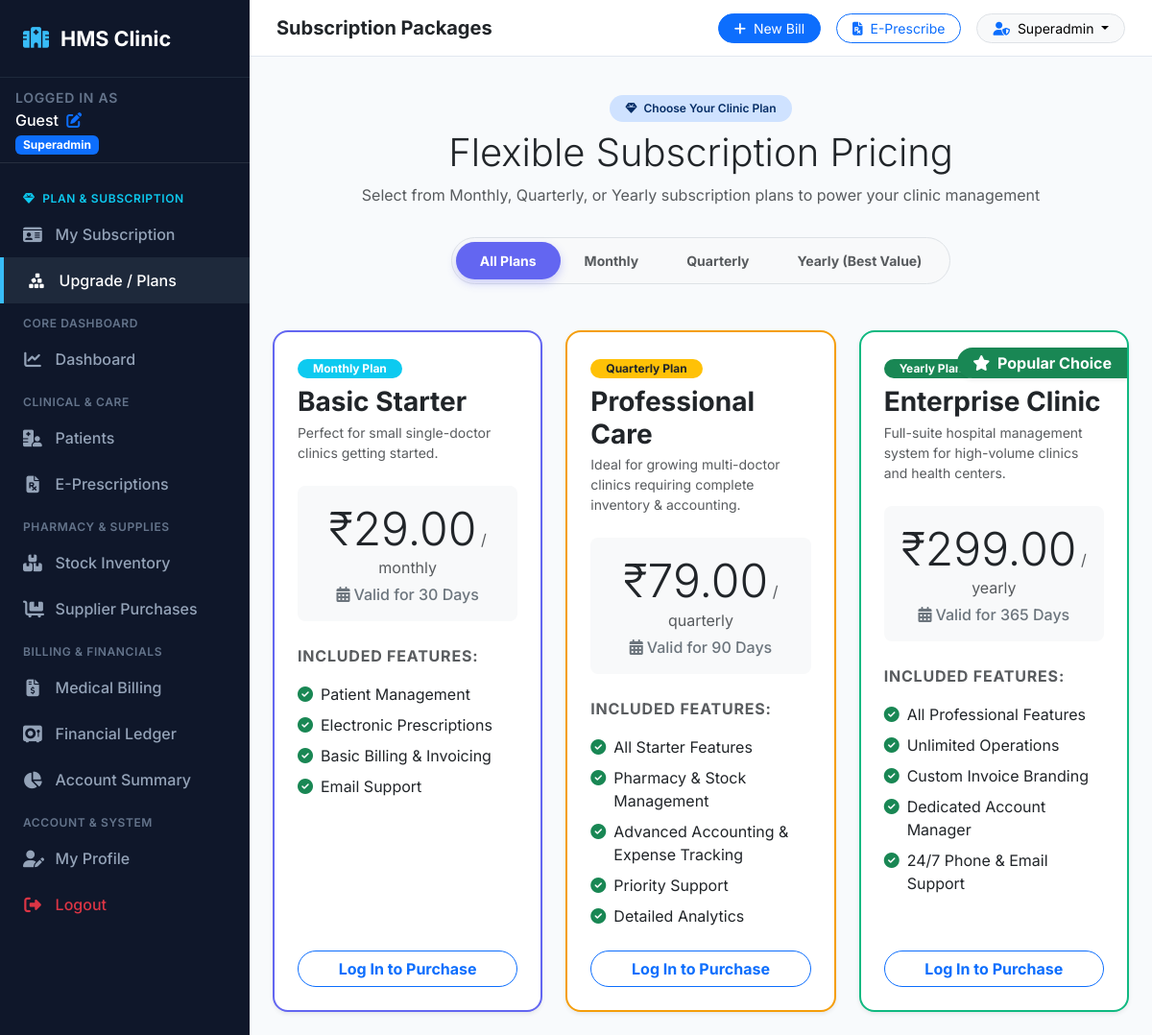
/subscription/plans, run on the app's committed database.
### models.py (models this page shows)
class SubscriptionPackage(db.Model):
    __tablename__ = 'subscription_packages'
    id = db.Column(db.Integer, primary_key=True)
    name = db.Column(db.String(100), nullable=False)
    billing_cycle = db.Column(db.String(20), nullable=False, default='Monthly') # Monthly, Quarterly, Yearly
    price = db.Column(db.Float, nullable=False, default=0.0)
    duration_days = db.Column(db.Integer, nullable=False, default=30) # 30 for Monthly, 90 for Quarterly, 365 for Yearly
    description = db.Column(db.Text, nullable=True)
    features = db.Column(db.Text, nullable=True)
    is_active = db.Column(db.Boolean, default=True)
    created_at = db.Column(db.DateTime, default=datetime.utcnow)
    subscriptions = db.relationship('Subscription', backref='package', lazy=True)

### app.py (the view)
@app.route('/subscription/plans')
def plans_list():
    packages = SubscriptionPackage.query.filter_by(is_active=True).all()
    monthly_packages = [p for p in packages if p.billing_cycle == 'Monthly']
    quarterly_packages = [p for p in packages if p.billing_cycle == 'Quarterly']
    yearly_packages = [p for p in packages if p.billing_cycle == 'Yearly']
    return render_template(
        'subscription/plans.html',
        packages=packages,
        monthly_packages=monthly_packages,
        quarterly_packages=quarterly_packages,
        yearly_packages=yearly_packages
    )

### templates/subscription/plans.html (shortened to what this page needs)
{% extends "base.html" %}
{% block header_title %}Subscription Packages{% endblock %}
{% block content %}
<div class="text-center max-w-2xl mx-auto mb-5">
    <span class="badge bg-primary-subtle text-primary-emphasis rounded-pill px-3 py-2 fw-semibold mb-2">
        <i class="fa-solid fa-gem me-1"></i> Choose Your Clinic Plan
    </span>
    <h2 class="fw-extrabold text-dark display-6">Flexible Subscription Pricing</h2>
    <p class="text-muted">Select from Monthly, Quarterly, or Yearly subscription plans to power your clinic management</p>
    <div class="d-inline-flex p-1 bg-light rounded-pill border mt-3">
        <button type="button" class="btn btn-sm rounded-pill px-4 py-2 fw-bold active-tab-btn" id="btnAll" onclick="filterPlans('all')">All Plans</button>
        <button type="button" class="btn btn-sm rounded-pill px-4 py-2 fw-bold text-muted" id="btnMonthly" onclick="filterPlans('Monthly')">Monthly</button>
        <button type="button" class="btn btn-sm rounded-pill px-4 py-2 fw-bold text-muted" id="btnQuarterly" onclick="filterPlans('Quarterly')">Quarterly</button>
        <button type="button" class="btn btn-sm rounded-pill px-4 py-2 fw-bold text-muted" id="btnYearly" onclick="filterPlans('Yearly')">Yearly (Best Value)</button>
    </div>
</div>
{% if packages %}
<div class="row g-4 justify-content-center">
    {% for pkg in packages %}
    <div class="col-lg-4 col-md-6 plan-card-item" data-cycle="{{ pkg.billing_cycle }}">
        <div class="card border-0 shadow-sm rounded-4 h-100 position-relative overflow-hidden hover-shadow-lg transition-all" style="border: 2px solid {% if pkg.billing_cycle == 'Yearly' %}#10b981{% elif pkg.billing_cycle == 'Quarterly' %}#f59e0b{% else %}#6366f1{% endif %} !important;">
            {% if pkg.billing_cycle == 'Yearly' %}
            <div class="position-absolute top-0 end-0 bg-success text-white px-3 py-1 fs-8 fw-bold rounded-start-pill shadow-sm mt-3">
                <i class="fa-solid fa-star me-1"></i> Popular Choice
            </div>
            {% endif %}
            <div class="card-body p-4 d-flex flex-column justify-content-between">
                <div>
                    <span class="badge {% if pkg.billing_cycle == 'Monthly' %}bg-info{% elif pkg.billing_cycle == 'Quarterly' %}bg-warning text-dark{% else %}bg-success{% endif %} rounded-pill px-3 py-1 mb-2">
                        {{ pkg.billing_cycle }} Plan
                    </span>
                    <h3 class="fw-bold text-dark mb-1">{{ pkg.name }}</h3>
                    <p class="text-muted small">{{ pkg.description or 'Comprehensive clinic management features.' }}</p>
                    <div class="my-4 p-3 rounded-3 bg-light text-center">
                        <span class="display-5 fw-extrabold text-dark">₹{{ "%.2f"|format(pkg.price) }}</span>
                        <span class="text-muted fs-7">/ {{ pkg.billing_cycle|lower }}</span>
                        <div class="fs-8 text-secondary mt-1 fw-medium"><i class="fa-solid fa-calendar-days me-1"></i>Valid for {{ pkg.duration_days }} Days</div>
                    </div>
                    <div class="mb-4">
                        <div class="fw-bold text-uppercase fs-8 text-muted mb-3" style="letter-spacing: 0.05em;">Included Features:</div>
                        <ul class="list-unstyled mb-0">
                            {% for feature in pkg.features.split(',') if pkg.features %}
                            <li class="mb-2 d-flex align-items-start gap-2 fs-7 text-dark">
                                <i class="fa-solid fa-circle-check text-success mt-1"></i>
                                <span>{{ feature.strip() }}</span>
                            </li>
                            {% else %}
                            <li class="text-muted fs-7 italic">All standard HMS features included.</li>
                            {% endfor %}
                        </ul>
                    </div>
                </div>
                <div>
                    {% if current_user.is_authenticated %}
                        <a href="{{ url_for('subscription_checkout', package_id=pkg.id) }}" class="btn btn-primary rounded-pill w-100 py-2.5 fw-bold shadow-sm">
                            <i class="fa-solid fa-credit-card me-1"></i> Request & Pay Plan
                        </a>
                    {% else %}
                        <a href="{{ url_for('login') }}" class="btn btn-outline-primary rounded-pill w-100 py-2.5 fw-bold">
                            Log In to Purchase
                        </a>
                    {% endif %}
                </div>
            </div>
        </div>
    </div>
    {% endfor %}
</div>
{% else %}
<div class="text-center py-5 text-muted">
    <i class="fa-solid fa-box-open fs-1 mb-3 opacity-50"></i>
    <h4>No Subscription Packages Available</h4>
    <p>Please check back later or contact the Super Admin.</p>
</div>
{% endif %}
{% endblock %}

### templates/base.html (shortened to what this page needs)
<!DOCTYPE html>
<html lang="en">
<head>
    <link href="https://cdn.jsdelivr.net/npm/bootstrap@5.3.2/dist/css/bootstrap.min.css" rel="stylesheet">
    <link rel="stylesheet" href="https://cdnjs.cloudflare.com/ajax/libs/font-awesome/6.4.2/css/all.min.css">
    <link rel="stylesheet" href="{{ url_for('static', filename='css/style.css') }}">
</head>
<body>
    <div class="app-wrapper">
        <aside class="sidebar no-print">
            <div class="sidebar-brand">
                <i class="fa-solid fa-hospital"></i>
                <span>HMS Clinic</span>
            </div>
            <a href="{{ url_for('profile') }}" class="d-block text-decoration-none px-3 py-2 text-muted fs-7 border-bottom border-secondary border-opacity-25" title="Click to Edit Profile">
                <small class="text-uppercase text-xs fw-semibold" style="letter-spacing:0.05em; color: #64748b;">Logged in as</small>
                <div class="text-white fw-medium text-truncate">{{ current_user.full_name if current_user and current_user.is_authenticated else 'Guest' }} <i class="fa-solid fa-pen-to-square ms-1 text-primary fs-8"></i></div>
                <span class="badge bg-primary fs-8 py-1 px-2 mt-1">{{ current_user.role|capitalize if current_user and current_user.is_authenticated else 'Superadmin' }}</span>
            </a>
            <ul class="sidebar-menu">
                {% if current_user and current_user.is_superadmin %}
                <li class="sidebar-heading text-warning"><i class="fa-solid fa-crown me-1"></i> Super Admin Portal</li>
                <li>
                    <a href="{{ url_for('superadmin_dashboard') }}" class="sidebar-link {% if request.endpoint == 'superadmin_dashboard' %}active{% endif %}">
                        <i class="fa-solid fa-gauge-high"></i>
                        <span>SaaS Dashboard</span>
                    </a>
                </li>
                <li>
                    <a href="{{ url_for('superadmin_packages') }}" class="sidebar-link {% if 'superadmin_package' in request.endpoint %}active{% endif %}">
                        <i class="fa-solid fa-box-archive"></i>
                        <span>Manage Packages</span>
                    </a>
                </li>
                <li>
                    <a href="{{ url_for('superadmin_subscriptions') }}" class="sidebar-link {% if 'superadmin_subscription' in request.endpoint %}active{% endif %}">
                        <i class="fa-solid fa-file-signature"></i>
                        <span>Subscription Requests</span>
                    </a>
                </li>
                <li>
                    <a href="{{ url_for('superadmin_users') }}" class="sidebar-link {% if 'superadmin_user' in request.endpoint %}active{% endif %}">
                        <i class="fa-solid fa-users-gear"></i>
                        <span>Manage Clinic Accounts</span>
                    </a>
                </li>
                {% else %}
                <li class="sidebar-heading text-info"><i class="fa-solid fa-gem me-1"></i> Plan & Subscription</li>
                <li>
                    <a href="{{ url_for('my_subscription_plan') }}" class="sidebar-link {% if request.endpoint == 'my_subscription_plan' %}active{% endif %}">
                        <i class="fa-solid fa-id-card"></i>
                        <span>My Subscription</span>
                    </a>
                </li>
                <li>
                    <a href="{{ url_for('plans_list') }}" class="sidebar-link {% if request.endpoint == 'plans_list' %}active{% endif %}">
                        <i class="fa-solid fa-cubes-stacked"></i>
                        <span>Upgrade / Plans</span>
                    </a>
                </li>
                <li class="sidebar-heading">Core Dashboard</li>
                <li>
                    <a href="{{ url_for('dashboard') }}" class="sidebar-link {% if request.endpoint == 'dashboard' %}active{% endif %}">
                        <i class="fa-solid fa-chart-line"></i>
                        <span>Dashboard</span>
                    </a>
                </li>
                <li class="sidebar-heading">Clinical & Care</li>
                <li>
                    <a href="{{ url_for('patients_list') }}" class="sidebar-link {% if 'patient' in request.endpoint %}active{% endif %}">
                        <i class="fa-solid fa-hospital-user"></i>
                        <span>Patients</span>
                    </a>
                </li>
                <li>
                    <a href="{{ url_for('prescriptions_list') }}" class="sidebar-link {% if 'prescription' in request.endpoint %}active{% endif %}">
                        <i class="fa-solid fa-file-prescription"></i>
                        <span>E-Prescriptions</span>
                    </a>
                </li>
                <li class="sidebar-heading">Pharmacy & Supplies</li>
                <li>
                    <a href="{{ url_for('stock_list') }}" class="sidebar-link {% if 'stock' in request.endpoint %}active{% endif %}">
                        <i class="fa-solid fa-boxes-stacked"></i>
                        <span>Stock Inventory</span>
                    </a>
                </li>
                <li>
                    <a href="{{ url_for('purchases_list') }}" class="sidebar-link {% if 'purchases' in request.endpoint %}active{% endif %}">
                        <i class="fa-solid fa-cart-flatbed"></i>
                        <span>Supplier Purchases</span>
                    </a>
                </li>
                <li class="sidebar-heading">Billing & Financials</li>
                <li>
                    <a href="{{ url_for('billing_list') }}" class="sidebar-link {% if 'billing' in request.endpoint %}active{% endif %}">
                        <i class="fa-solid fa-file-invoice-dollar"></i>
                        <span>Medical Billing</span>
                    </a>
                </li>
                <li>
                    <a href="{{ url_for('accounts_list') }}" class="sidebar-link {% if request.endpoint == 'accounts_list' %}active{% endif %}">
                        <i class="fa-solid fa-vault"></i>
                        <span>Financial Ledger</span>
                    </a>
                </li>
                <li>
                    <a href="{{ url_for('accounts_summary') }}" class="sidebar-link {% if request.endpoint == 'accounts_summary' %}active{% endif %}">
                        <i class="fa-solid fa-pie-chart"></i>
                        <span>Account Summary</span>
                    </a>
                </li>
                {% endif %}
                <li class="sidebar-heading">Account & System</li>
                <li>
                    <a href="{{ url_for('profile') }}" class="sidebar-link {% if request.endpoint == 'profile' %}active{% endif %}">
                        <i class="fa-solid fa-user-pen"></i>
                        <span>My Profile</span>
                    </a>
                </li>
                <li>
                    <a href="{{ url_for('logout') }}" class="sidebar-link text-danger">
                        <i class="fa-solid fa-right-from-bracket"></i>
                        <span>Logout</span>
                    </a>
                </li>
            </ul>
        </aside>
        <main class="main-content">
            <header class="top-navbar no-print">
                <div class="d-flex align-items-center gap-3">
                    <h5 class="m-0 fw-bold text-dark">{% block header_title %}Hospital Management System{% endblock %}</h5>
                </div>
                <div class="d-flex align-items-center gap-3">
                    {% if current_user and current_user.is_superadmin %}
                    <a href="{{ url_for('superadmin_package_create') }}" class="btn btn-warning btn-sm rounded-pill px-3 text-dark fw-bold">
                        <i class="fa-solid fa-plus me-1"></i> New Package
                    </a>
                    <a href="{{ url_for('superadmin_user_create') }}" class="btn btn-primary btn-sm rounded-pill px-3 fw-bold">
                        <i class="fa-solid fa-user-plus me-1"></i> Add Clinic User
                    </a>
                    {% else %}
                    <a href="{{ url_for('billing_create') }}" class="btn btn-primary btn-sm rounded-pill px-3">
                        <i class="fa-solid fa-plus me-1"></i> New Bill
                    </a>
                    <a href="{{ url_for('prescription_create') }}" class="btn btn-outline-primary btn-sm rounded-pill px-3">
                        <i class="fa-solid fa-file-prescription me-1"></i> E-Prescribe
                    </a>
                    {% endif %}
                    <div class="dropdown">
                        <button class="btn btn-light btn-sm dropdown-toggle rounded-pill px-3 border" type="button" data-bs-toggle="dropdown">
                            <i class="fa-solid fa-user-shield me-1 text-primary"></i> {{ current_user.full_name if current_user.is_authenticated else 'Superadmin' }}
                        </button>
                    </div>
                </div>
            </header>
            <div class="container-fluid px-4 pt-3 no-print">
            </div>
            <div class="container-fluid p-4">
                {% block content %}{% endblock %}
            </div>
        </main>
    </div>
</body>
</html>

### data on the page
SubscriptionPackage: billing_cycle "Monthly", name "Basic Starter", description "Perfect for small single-doctor clinics getting started.", price "29.00", billing_cycle "monthly", duration_days "30", strip "Patient Management" "Electronic Prescriptions" "Basic Billing & Invoicing" "Email Support"
SubscriptionPackage: billing_cycle "Quarterly", name "Professional Care", description "Ideal for growing multi-doctor clinics requiring complete inventory & accounting.", price "79.00", billing_cycle "quarterly", duration_days "90", strip "All Starter Features" "Pharmacy & Stock Management" "Advanced Accounting & Expense Tracking" "Priority Support" "Detailed Analytics"
SubscriptionPackage: shows "Popular Choice", billing_cycle "Yearly", name "Enterprise Clinic", description "Full-suite hospital management system for high-volume clinics and health centers.", price "299.00", billing_cycle "yearly", duration_days "365", strip "All Professional Features" "Unlimited Operations" "Custom Invoice Branding" "Dedicated Account Manager" "24/7 Phone & Email Support"
